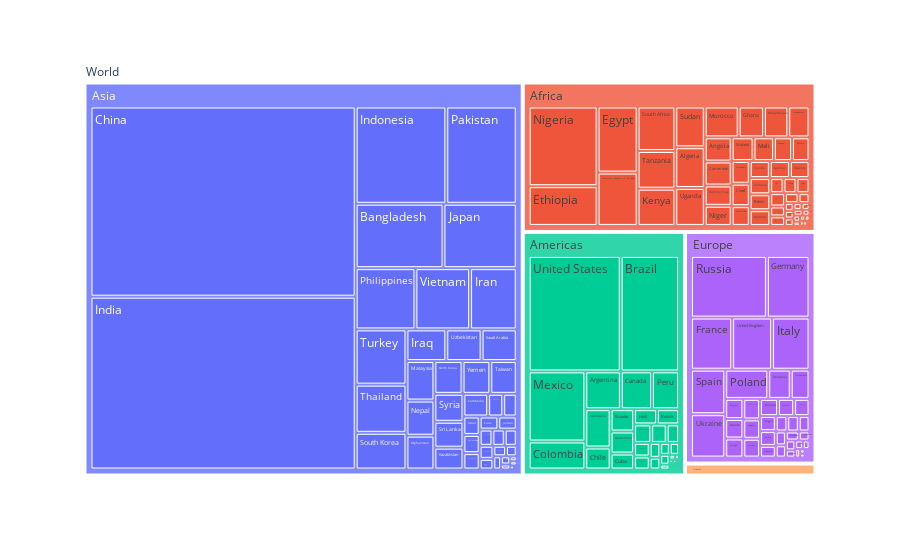

The notebook cell this image was saved under:
### Code cell
import plotly.express as px
fig = px.treemap(df1, path=[px.Constant("World"), 'region','pop'], 
                 values='value', 
                )
fig.show()

### Figure 1 — Plotly figure (JSON) as saved in the notebook; plotly's stock layout.template omitted (floating-point values rounded to 4 significant figures; data arrays with more than 128 entries replaced by an {"elided": "..."} marker saying what was removed)
{"data": [{"branchvalues": "total", "domain": {"x": [0, 1], "y": [0, 1]}, "hovertemplate": "labels=%{label}<br>value=%{value}<br>parent=%{parent}<br>id=%{id}<extra></extra>", "ids": {"elided": "252 str values"}, "labels": {"elided": "252 str values"}, "name": "", "parents": {"elided": "252 str values"}, "type": "treemap", "values": {"elided": "252 int values"}}], "layout": {"legend": {"tracegroupgap": 0}, "margin": {"t": 60}}}
